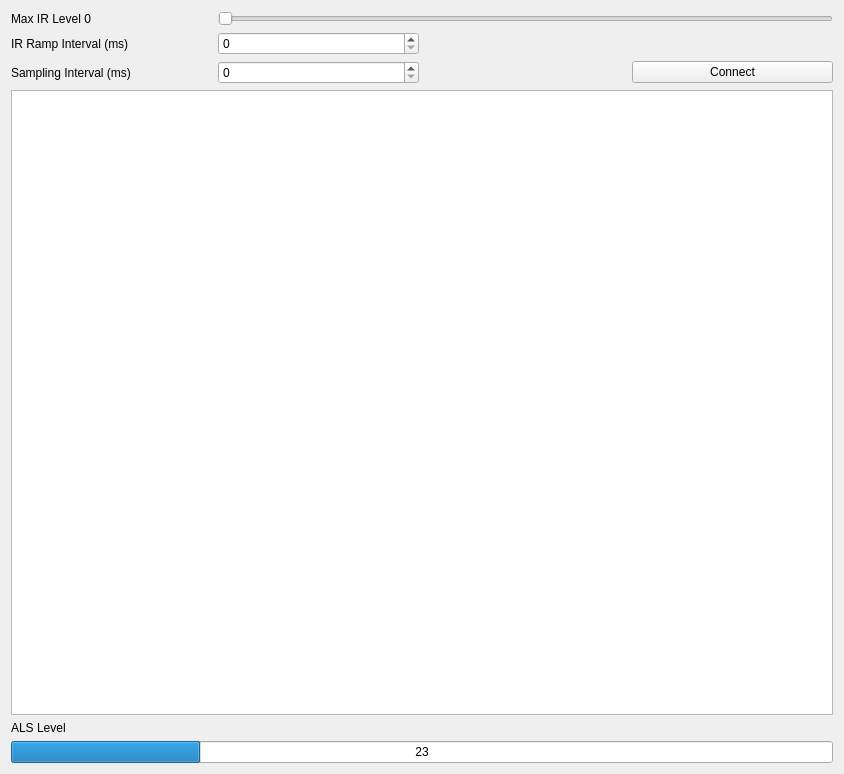
<?xml version="1.0" encoding="UTF-8"?>
<ui version="4.0">
 <class>Form</class>
 <widget class="QWidget" name="Form">
  <property name="geometry">
   <rect>
    <x>0</x>
    <y>0</y>
    <width>844</width>
    <height>774</height>
   </rect>
  </property>
  <property name="windowTitle">
   <string>ALS Test Gui</string>
  </property>
  <layout class="QGridLayout" name="gridLayout">
   <item row="1" column="0">
    <widget class="QLabel" name="lblIrRampInterval">
     <property name="text">
      <string>IR Ramp Interval (ms)</string>
     </property>
    </widget>
   </item>
   <item row="0" column="0">
    <widget class="QLabel" name="lblIrLevel">
     <property name="text">
      <string>Max IR Level 0</string>
     </property>
    </widget>
   </item>
   <item row="3" column="0">
    <widget class="QLabel" name="lblSamplingInterval">
     <property name="text">
      <string>Sampling Interval (ms)</string>
     </property>
    </widget>
   </item>
   <item row="8" column="0" colspan="4">
    <widget class="QProgressBar" name="prgAlsLevel">
     <property name="value">
      <number>23</number>
     </property>
     <property name="textVisible">
      <bool>true</bool>
     </property>
     <property name="format">
      <string>%p</string>
     </property>
    </widget>
   </item>
   <item row="3" column="3">
    <widget class="QPushButton" name="btnConnect">
     <property name="text">
      <string>Connect</string>
     </property>
    </widget>
   </item>
   <item row="5" column="0" colspan="4">
    <widget class="MatplotlibWidget" name="pltALSReading"/>
   </item>
   <item row="1" column="1">
    <widget class="QSpinBox" name="sbxIrRampInterval"/>
   </item>
   <item row="3" column="1">
    <widget class="QSpinBox" name="sbxSamplingInterval"/>
   </item>
   <item row="0" column="1" colspan="3">
    <widget class="QSlider" name="sldIrLevel">
     <property name="orientation">
      <enum>Qt::Horizontal</enum>
     </property>
    </widget>
   </item>
   <item row="7" column="0">
    <widget class="QLabel" name="lblAlsLevel">
     <property name="text">
      <string>ALS Level</string>
     </property>
    </widget>
   </item>
  </layout>
 </widget>
 <customwidgets>
  <customwidget>
   <class>MatplotlibWidget</class>
   <extends>QGraphicsView</extends>
   <header>pyqtgraph</header>
  </customwidget>
 </customwidgets>
 <resources/>
 <connections/>
</ui>
